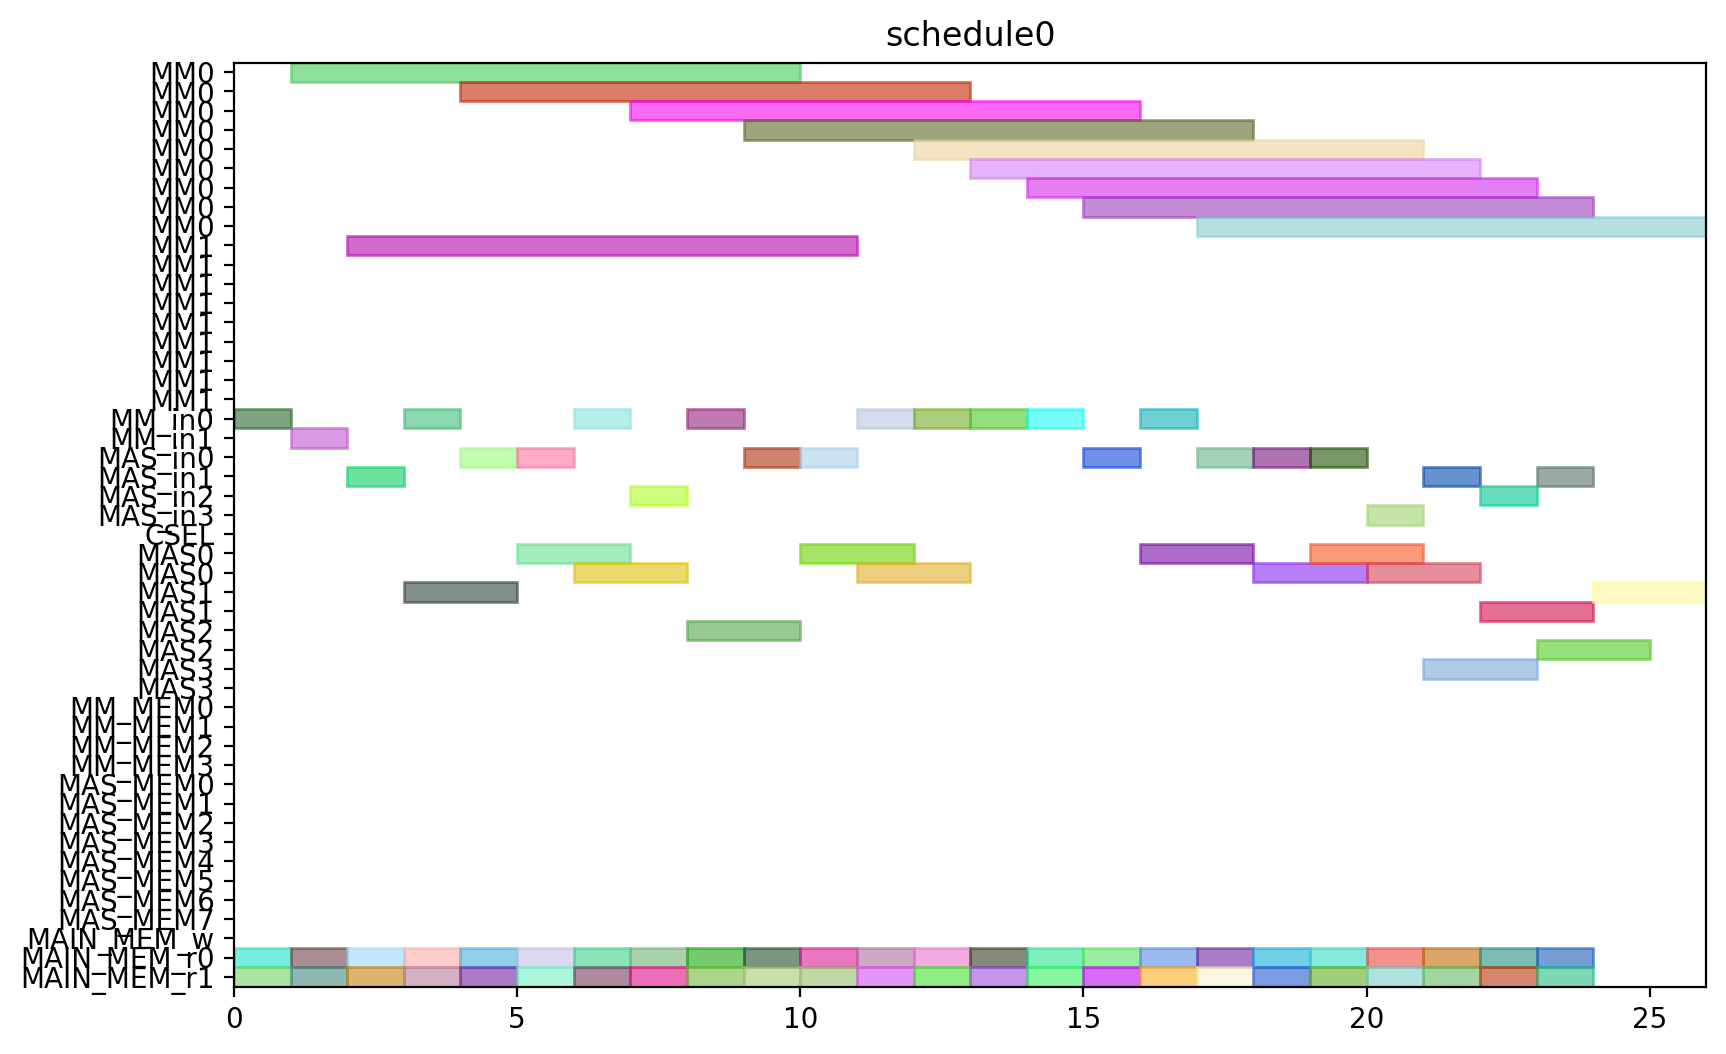

Source code (Python):
from pyschedule import Scenario, solvers, plotters, alt


def solve():
	horizon = 120
	S = Scenario("schedule0", horizon=horizon)

	# resource
	MM = S.Resources('MM', num=2, size=9)
	MM_in = S.Resources('MM_in', num=2)
	MAS_in = S.Resources('MAS_in', num=4)
	CSEL = S.Resource('CSEL')
	MAS = S.Resources('MAS', num=4, size=2, periods=range(1, horizon))
	MM_MEM = S.Resources('MM_MEM', num=4)
	MAS_MEM = S.Resources('MAS_MEM', num=8)
	MAIN_MEM_w = S.Resource('MAIN_MEM_w', size=1)
	MAIN_MEM_r = S.Resources('MAIN_MEM_r', num=2)

	# result of previous scheduling

	# new tasks
	t0_t0 = S.Task('t0_t0', length=2, delay_cost=1)
	t0_t0 += alt(MAS)
	t0_t0_in = S.Task('t0_t0_in', length=1, delay_cost=1)
	t0_t0_in += alt(MAS_in)
	S += t0_t0_in*MAS_in[0]<=t0_t0*MAS[0]

	S += t0_t0_in*MAS_in[1]<=t0_t0*MAS[1]

	S += t0_t0_in*MAS_in[2]<=t0_t0*MAS[2]

	S += t0_t0_in*MAS_in[3]<=t0_t0*MAS[3]

	t0_t0_mem0 = S.Task('t0_t0_mem0', length=1, delay_cost=1)
	t0_t0_mem0 += MAIN_MEM_r[0]
	S += t0_t0_mem0 <= t0_t0

	t0_t0_mem1 = S.Task('t0_t0_mem1', length=1, delay_cost=1)
	t0_t0_mem1 += MAIN_MEM_r[1]
	S += t0_t0_mem1 <= t0_t0

	t0_t1 = S.Task('t0_t1', length=2, delay_cost=1)
	t0_t1 += alt(MAS)
	t0_t1_in = S.Task('t0_t1_in', length=1, delay_cost=1)
	t0_t1_in += alt(MAS_in)
	S += t0_t1_in*MAS_in[0]<=t0_t1*MAS[0]

	S += t0_t1_in*MAS_in[1]<=t0_t1*MAS[1]

	S += t0_t1_in*MAS_in[2]<=t0_t1*MAS[2]

	S += t0_t1_in*MAS_in[3]<=t0_t1*MAS[3]

	t0_t1_mem0 = S.Task('t0_t1_mem0', length=1, delay_cost=1)
	t0_t1_mem0 += MAIN_MEM_r[0]
	S += t0_t1_mem0 <= t0_t1

	t0_t1_mem1 = S.Task('t0_t1_mem1', length=1, delay_cost=1)
	t0_t1_mem1 += MAIN_MEM_r[1]
	S += t0_t1_mem1 <= t0_t1

	t0_t3 = S.Task('t0_t3', length=9, delay_cost=1)
	t0_t3 += alt(MM)
	t0_t3_in = S.Task('t0_t3_in', length=1, delay_cost=1)
	t0_t3_in += alt(MM_in)
	S += t0_t3_in*MM_in[0]<=t0_t3*MM[0]
	S += t0_t3_in*MM_in[1]<=t0_t3*MM[1]
	t0_t3_mem0 = S.Task('t0_t3_mem0', length=1, delay_cost=1)
	t0_t3_mem0 += MAIN_MEM_r[0]
	S += t0_t3_mem0 <= t0_t3

	t0_t3_mem1 = S.Task('t0_t3_mem1', length=1, delay_cost=1)
	t0_t3_mem1 += MAIN_MEM_r[1]
	S += t0_t3_mem1 <= t0_t3

	t10 = S.Task('t10', length=2, delay_cost=1)
	t10 += alt(MAS)
	t10_in = S.Task('t10_in', length=1, delay_cost=1)
	t10_in += alt(MAS_in)
	S += t10_in*MAS_in[0]<=t10*MAS[0]

	S += t10_in*MAS_in[1]<=t10*MAS[1]

	S += t10_in*MAS_in[2]<=t10*MAS[2]

	S += t10_in*MAS_in[3]<=t10*MAS[3]

	t10_mem0 = S.Task('t10_mem0', length=1, delay_cost=1)
	t10_mem0 += MAIN_MEM_r[0]
	S += t10_mem0 <= t10

	t10_mem1 = S.Task('t10_mem1', length=1, delay_cost=1)
	t10_mem1 += MAIN_MEM_r[1]
	S += t10_mem1 <= t10

	t11 = S.Task('t11', length=2, delay_cost=1)
	t11 += alt(MAS)
	t11_in = S.Task('t11_in', length=1, delay_cost=1)
	t11_in += alt(MAS_in)
	S += t11_in*MAS_in[0]<=t11*MAS[0]

	S += t11_in*MAS_in[1]<=t11*MAS[1]

	S += t11_in*MAS_in[2]<=t11*MAS[2]

	S += t11_in*MAS_in[3]<=t11*MAS[3]

	t11_mem0 = S.Task('t11_mem0', length=1, delay_cost=1)
	t11_mem0 += MAIN_MEM_r[0]
	S += t11_mem0 <= t11

	t11_mem1 = S.Task('t11_mem1', length=1, delay_cost=1)
	t11_mem1 += MAIN_MEM_r[1]
	S += t11_mem1 <= t11

	t3_t0 = S.Task('t3_t0', length=9, delay_cost=1)
	t3_t0 += alt(MM)
	t3_t0_in = S.Task('t3_t0_in', length=1, delay_cost=1)
	t3_t0_in += alt(MM_in)
	S += t3_t0_in*MM_in[0]<=t3_t0*MM[0]
	S += t3_t0_in*MM_in[1]<=t3_t0*MM[1]
	t3_t0_mem0 = S.Task('t3_t0_mem0', length=1, delay_cost=1)
	t3_t0_mem0 += MAIN_MEM_r[0]
	S += t3_t0_mem0 <= t3_t0

	t3_t0_mem1 = S.Task('t3_t0_mem1', length=1, delay_cost=1)
	t3_t0_mem1 += MAIN_MEM_r[1]
	S += t3_t0_mem1 <= t3_t0

	t3_t1 = S.Task('t3_t1', length=9, delay_cost=1)
	t3_t1 += alt(MM)
	t3_t1_in = S.Task('t3_t1_in', length=1, delay_cost=1)
	t3_t1_in += alt(MM_in)
	S += t3_t1_in*MM_in[0]<=t3_t1*MM[0]
	S += t3_t1_in*MM_in[1]<=t3_t1*MM[1]
	t3_t1_mem0 = S.Task('t3_t1_mem0', length=1, delay_cost=1)
	t3_t1_mem0 += MAIN_MEM_r[0]
	S += t3_t1_mem0 <= t3_t1

	t3_t1_mem1 = S.Task('t3_t1_mem1', length=1, delay_cost=1)
	t3_t1_mem1 += MAIN_MEM_r[1]
	S += t3_t1_mem1 <= t3_t1

	t3_t2 = S.Task('t3_t2', length=2, delay_cost=1)
	t3_t2 += alt(MAS)
	t3_t2_in = S.Task('t3_t2_in', length=1, delay_cost=1)
	t3_t2_in += alt(MAS_in)
	S += t3_t2_in*MAS_in[0]<=t3_t2*MAS[0]

	S += t3_t2_in*MAS_in[1]<=t3_t2*MAS[1]

	S += t3_t2_in*MAS_in[2]<=t3_t2*MAS[2]

	S += t3_t2_in*MAS_in[3]<=t3_t2*MAS[3]

	t3_t2_mem0 = S.Task('t3_t2_mem0', length=1, delay_cost=1)
	t3_t2_mem0 += MAIN_MEM_r[0]
	S += t3_t2_mem0 <= t3_t2

	t3_t2_mem1 = S.Task('t3_t2_mem1', length=1, delay_cost=1)
	t3_t2_mem1 += MAIN_MEM_r[1]
	S += t3_t2_mem1 <= t3_t2

	t3_t3 = S.Task('t3_t3', length=2, delay_cost=1)
	t3_t3 += alt(MAS)
	t3_t3_in = S.Task('t3_t3_in', length=1, delay_cost=1)
	t3_t3_in += alt(MAS_in)
	S += t3_t3_in*MAS_in[0]<=t3_t3*MAS[0]

	S += t3_t3_in*MAS_in[1]<=t3_t3*MAS[1]

	S += t3_t3_in*MAS_in[2]<=t3_t3*MAS[2]

	S += t3_t3_in*MAS_in[3]<=t3_t3*MAS[3]

	t3_t3_mem0 = S.Task('t3_t3_mem0', length=1, delay_cost=1)
	t3_t3_mem0 += MAIN_MEM_r[0]
	S += t3_t3_mem0 <= t3_t3

	t3_t3_mem1 = S.Task('t3_t3_mem1', length=1, delay_cost=1)
	t3_t3_mem1 += MAIN_MEM_r[1]
	S += t3_t3_mem1 <= t3_t3

	t4_t0 = S.Task('t4_t0', length=2, delay_cost=1)
	t4_t0 += alt(MAS)
	t4_t0_in = S.Task('t4_t0_in', length=1, delay_cost=1)
	t4_t0_in += alt(MAS_in)
	S += t4_t0_in*MAS_in[0]<=t4_t0*MAS[0]

	S += t4_t0_in*MAS_in[1]<=t4_t0*MAS[1]

	S += t4_t0_in*MAS_in[2]<=t4_t0*MAS[2]

	S += t4_t0_in*MAS_in[3]<=t4_t0*MAS[3]

	t4_t0_mem0 = S.Task('t4_t0_mem0', length=1, delay_cost=1)
	t4_t0_mem0 += MAIN_MEM_r[0]
	S += t4_t0_mem0 <= t4_t0

	t4_t0_mem1 = S.Task('t4_t0_mem1', length=1, delay_cost=1)
	t4_t0_mem1 += MAIN_MEM_r[1]
	S += t4_t0_mem1 <= t4_t0

	t4_t1 = S.Task('t4_t1', length=2, delay_cost=1)
	t4_t1 += alt(MAS)
	t4_t1_in = S.Task('t4_t1_in', length=1, delay_cost=1)
	t4_t1_in += alt(MAS_in)
	S += t4_t1_in*MAS_in[0]<=t4_t1*MAS[0]

	S += t4_t1_in*MAS_in[1]<=t4_t1*MAS[1]

	S += t4_t1_in*MAS_in[2]<=t4_t1*MAS[2]

	S += t4_t1_in*MAS_in[3]<=t4_t1*MAS[3]

	t4_t1_mem0 = S.Task('t4_t1_mem0', length=1, delay_cost=1)
	t4_t1_mem0 += MAIN_MEM_r[0]
	S += t4_t1_mem0 <= t4_t1

	t4_t1_mem1 = S.Task('t4_t1_mem1', length=1, delay_cost=1)
	t4_t1_mem1 += MAIN_MEM_r[1]
	S += t4_t1_mem1 <= t4_t1

	t4_t3 = S.Task('t4_t3', length=9, delay_cost=1)
	t4_t3 += alt(MM)
	t4_t3_in = S.Task('t4_t3_in', length=1, delay_cost=1)
	t4_t3_in += alt(MM_in)
	S += t4_t3_in*MM_in[0]<=t4_t3*MM[0]
	S += t4_t3_in*MM_in[1]<=t4_t3*MM[1]
	t4_t3_mem0 = S.Task('t4_t3_mem0', length=1, delay_cost=1)
	t4_t3_mem0 += MAIN_MEM_r[0]
	S += t4_t3_mem0 <= t4_t3

	t4_t3_mem1 = S.Task('t4_t3_mem1', length=1, delay_cost=1)
	t4_t3_mem1 += MAIN_MEM_r[1]
	S += t4_t3_mem1 <= t4_t3

	t5_t0 = S.Task('t5_t0', length=9, delay_cost=1)
	t5_t0 += alt(MM)
	t5_t0_in = S.Task('t5_t0_in', length=1, delay_cost=1)
	t5_t0_in += alt(MM_in)
	S += t5_t0_in*MM_in[0]<=t5_t0*MM[0]
	S += t5_t0_in*MM_in[1]<=t5_t0*MM[1]
	t5_t0_mem0 = S.Task('t5_t0_mem0', length=1, delay_cost=1)
	t5_t0_mem0 += MAIN_MEM_r[0]
	S += t5_t0_mem0 <= t5_t0

	t5_t0_mem1 = S.Task('t5_t0_mem1', length=1, delay_cost=1)
	t5_t0_mem1 += MAIN_MEM_r[1]
	S += t5_t0_mem1 <= t5_t0

	t5_t1 = S.Task('t5_t1', length=9, delay_cost=1)
	t5_t1 += alt(MM)
	t5_t1_in = S.Task('t5_t1_in', length=1, delay_cost=1)
	t5_t1_in += alt(MM_in)
	S += t5_t1_in*MM_in[0]<=t5_t1*MM[0]
	S += t5_t1_in*MM_in[1]<=t5_t1*MM[1]
	t5_t1_mem0 = S.Task('t5_t1_mem0', length=1, delay_cost=1)
	t5_t1_mem0 += MAIN_MEM_r[0]
	S += t5_t1_mem0 <= t5_t1

	t5_t1_mem1 = S.Task('t5_t1_mem1', length=1, delay_cost=1)
	t5_t1_mem1 += MAIN_MEM_r[1]
	S += t5_t1_mem1 <= t5_t1

	t5_t2 = S.Task('t5_t2', length=2, delay_cost=1)
	t5_t2 += alt(MAS)
	t5_t2_in = S.Task('t5_t2_in', length=1, delay_cost=1)
	t5_t2_in += alt(MAS_in)
	S += t5_t2_in*MAS_in[0]<=t5_t2*MAS[0]

	S += t5_t2_in*MAS_in[1]<=t5_t2*MAS[1]

	S += t5_t2_in*MAS_in[2]<=t5_t2*MAS[2]

	S += t5_t2_in*MAS_in[3]<=t5_t2*MAS[3]

	t5_t2_mem0 = S.Task('t5_t2_mem0', length=1, delay_cost=1)
	t5_t2_mem0 += MAIN_MEM_r[0]
	S += t5_t2_mem0 <= t5_t2

	t5_t2_mem1 = S.Task('t5_t2_mem1', length=1, delay_cost=1)
	t5_t2_mem1 += MAIN_MEM_r[1]
	S += t5_t2_mem1 <= t5_t2

	t5_t3 = S.Task('t5_t3', length=2, delay_cost=1)
	t5_t3 += alt(MAS)
	t5_t3_in = S.Task('t5_t3_in', length=1, delay_cost=1)
	t5_t3_in += alt(MAS_in)
	S += t5_t3_in*MAS_in[0]<=t5_t3*MAS[0]

	S += t5_t3_in*MAS_in[1]<=t5_t3*MAS[1]

	S += t5_t3_in*MAS_in[2]<=t5_t3*MAS[2]

	S += t5_t3_in*MAS_in[3]<=t5_t3*MAS[3]

	t5_t3_mem0 = S.Task('t5_t3_mem0', length=1, delay_cost=1)
	t5_t3_mem0 += MAIN_MEM_r[0]
	S += t5_t3_mem0 <= t5_t3

	t5_t3_mem1 = S.Task('t5_t3_mem1', length=1, delay_cost=1)
	t5_t3_mem1 += MAIN_MEM_r[1]
	S += t5_t3_mem1 <= t5_t3

	t6_t0 = S.Task('t6_t0', length=9, delay_cost=1)
	t6_t0 += alt(MM)
	t6_t0_in = S.Task('t6_t0_in', length=1, delay_cost=1)
	t6_t0_in += alt(MM_in)
	S += t6_t0_in*MM_in[0]<=t6_t0*MM[0]
	S += t6_t0_in*MM_in[1]<=t6_t0*MM[1]
	t6_t0_mem0 = S.Task('t6_t0_mem0', length=1, delay_cost=1)
	t6_t0_mem0 += MAIN_MEM_r[0]
	S += t6_t0_mem0 <= t6_t0

	t6_t0_mem1 = S.Task('t6_t0_mem1', length=1, delay_cost=1)
	t6_t0_mem1 += MAIN_MEM_r[1]
	S += t6_t0_mem1 <= t6_t0

	t6_t1 = S.Task('t6_t1', length=9, delay_cost=1)
	t6_t1 += alt(MM)
	t6_t1_in = S.Task('t6_t1_in', length=1, delay_cost=1)
	t6_t1_in += alt(MM_in)
	S += t6_t1_in*MM_in[0]<=t6_t1*MM[0]
	S += t6_t1_in*MM_in[1]<=t6_t1*MM[1]
	t6_t1_mem0 = S.Task('t6_t1_mem0', length=1, delay_cost=1)
	t6_t1_mem0 += MAIN_MEM_r[0]
	S += t6_t1_mem0 <= t6_t1

	t6_t1_mem1 = S.Task('t6_t1_mem1', length=1, delay_cost=1)
	t6_t1_mem1 += MAIN_MEM_r[1]
	S += t6_t1_mem1 <= t6_t1

	t6_t2 = S.Task('t6_t2', length=2, delay_cost=1)
	t6_t2 += alt(MAS)
	t6_t2_in = S.Task('t6_t2_in', length=1, delay_cost=1)
	t6_t2_in += alt(MAS_in)
	S += t6_t2_in*MAS_in[0]<=t6_t2*MAS[0]

	S += t6_t2_in*MAS_in[1]<=t6_t2*MAS[1]

	S += t6_t2_in*MAS_in[2]<=t6_t2*MAS[2]

	S += t6_t2_in*MAS_in[3]<=t6_t2*MAS[3]

	t6_t2_mem0 = S.Task('t6_t2_mem0', length=1, delay_cost=1)
	t6_t2_mem0 += MAIN_MEM_r[0]
	S += t6_t2_mem0 <= t6_t2

	t6_t2_mem1 = S.Task('t6_t2_mem1', length=1, delay_cost=1)
	t6_t2_mem1 += MAIN_MEM_r[1]
	S += t6_t2_mem1 <= t6_t2

	t6_t3 = S.Task('t6_t3', length=2, delay_cost=1)
	t6_t3 += alt(MAS)
	t6_t3_in = S.Task('t6_t3_in', length=1, delay_cost=1)
	t6_t3_in += alt(MAS_in)
	S += t6_t3_in*MAS_in[0]<=t6_t3*MAS[0]

	S += t6_t3_in*MAS_in[1]<=t6_t3*MAS[1]

	S += t6_t3_in*MAS_in[2]<=t6_t3*MAS[2]

	S += t6_t3_in*MAS_in[3]<=t6_t3*MAS[3]

	t6_t3_mem0 = S.Task('t6_t3_mem0', length=1, delay_cost=1)
	t6_t3_mem0 += MAIN_MEM_r[0]
	S += t6_t3_mem0 <= t6_t3

	t6_t3_mem1 = S.Task('t6_t3_mem1', length=1, delay_cost=1)
	t6_t3_mem1 += MAIN_MEM_r[1]
	S += t6_t3_mem1 <= t6_t3

	t7_t0 = S.Task('t7_t0', length=9, delay_cost=1)
	t7_t0 += alt(MM)
	t7_t0_in = S.Task('t7_t0_in', length=1, delay_cost=1)
	t7_t0_in += alt(MM_in)
	S += t7_t0_in*MM_in[0]<=t7_t0*MM[0]
	S += t7_t0_in*MM_in[1]<=t7_t0*MM[1]
	t7_t0_mem0 = S.Task('t7_t0_mem0', length=1, delay_cost=1)
	t7_t0_mem0 += MAIN_MEM_r[0]
	S += t7_t0_mem0 <= t7_t0

	t7_t0_mem1 = S.Task('t7_t0_mem1', length=1, delay_cost=1)
	t7_t0_mem1 += MAIN_MEM_r[1]
	S += t7_t0_mem1 <= t7_t0

	t7_t1 = S.Task('t7_t1', length=9, delay_cost=1)
	t7_t1 += alt(MM)
	t7_t1_in = S.Task('t7_t1_in', length=1, delay_cost=1)
	t7_t1_in += alt(MM_in)
	S += t7_t1_in*MM_in[0]<=t7_t1*MM[0]
	S += t7_t1_in*MM_in[1]<=t7_t1*MM[1]
	t7_t1_mem0 = S.Task('t7_t1_mem0', length=1, delay_cost=1)
	t7_t1_mem0 += MAIN_MEM_r[0]
	S += t7_t1_mem0 <= t7_t1

	t7_t1_mem1 = S.Task('t7_t1_mem1', length=1, delay_cost=1)
	t7_t1_mem1 += MAIN_MEM_r[1]
	S += t7_t1_mem1 <= t7_t1

	t7_t2 = S.Task('t7_t2', length=2, delay_cost=1)
	t7_t2 += alt(MAS)
	t7_t2_in = S.Task('t7_t2_in', length=1, delay_cost=1)
	t7_t2_in += alt(MAS_in)
	S += t7_t2_in*MAS_in[0]<=t7_t2*MAS[0]

	S += t7_t2_in*MAS_in[1]<=t7_t2*MAS[1]

	S += t7_t2_in*MAS_in[2]<=t7_t2*MAS[2]

	S += t7_t2_in*MAS_in[3]<=t7_t2*MAS[3]

	t7_t2_mem0 = S.Task('t7_t2_mem0', length=1, delay_cost=1)
	t7_t2_mem0 += MAIN_MEM_r[0]
	S += t7_t2_mem0 <= t7_t2

	t7_t2_mem1 = S.Task('t7_t2_mem1', length=1, delay_cost=1)
	t7_t2_mem1 += MAIN_MEM_r[1]
	S += t7_t2_mem1 <= t7_t2

	t7_t3 = S.Task('t7_t3', length=2, delay_cost=1)
	t7_t3 += alt(MAS)
	t7_t3_in = S.Task('t7_t3_in', length=1, delay_cost=1)
	t7_t3_in += alt(MAS_in)
	S += t7_t3_in*MAS_in[0]<=t7_t3*MAS[0]

	S += t7_t3_in*MAS_in[1]<=t7_t3*MAS[1]

	S += t7_t3_in*MAS_in[2]<=t7_t3*MAS[2]

	S += t7_t3_in*MAS_in[3]<=t7_t3*MAS[3]

	t7_t3_mem0 = S.Task('t7_t3_mem0', length=1, delay_cost=1)
	t7_t3_mem0 += MAIN_MEM_r[0]
	S += t7_t3_mem0 <= t7_t3

	t7_t3_mem1 = S.Task('t7_t3_mem1', length=1, delay_cost=1)
	t7_t3_mem1 += MAIN_MEM_r[1]
	S += t7_t3_mem1 <= t7_t3

	solvers.mip.solve(S,msg=1,kind='CPLEX',ratio_gap=1.01)

	solution = [['hoge']*len(S.solution()[1]) for i in range(len(S.solution()))]
	for i in range(len(S.solution())):
		for j in range(len(S.solution()[i])):
			solution[i][j]=str(S.solution()[i][j])
	print(solution)

	cycles = int(solution[-1][3])

	pic_file_name = "/mnt/rose/usr1/fukuda/ABE/multiRAM_multiMAS_16mux/scheduling_result/stage9MM2_stage2MAS4/SQR012345/schedule0.png"
	if(S.solution() != []):
		plotters.matplotlib.plot(S,img_filename=pic_file_name, show_task_labels=False, fig_size=(cycles*0.25+3, 6))

	return solution
